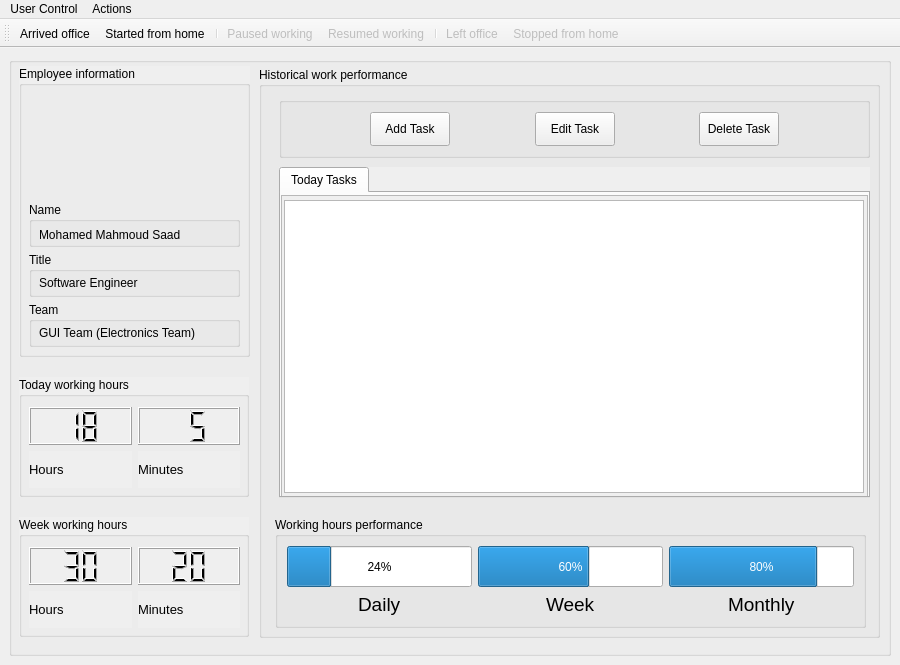
<?xml version="1.0" encoding="UTF-8"?>
<ui version="4.0">
 <class>MainWindow</class>
 <widget class="QMainWindow" name="MainWindow">
  <property name="geometry">
   <rect>
    <x>0</x>
    <y>0</y>
    <width>900</width>
    <height>665</height>
   </rect>
  </property>
  <property name="windowTitle">
   <string>MainWindow</string>
  </property>
  <widget class="QWidget" name="centralwidget">
   <layout class="QHBoxLayout" name="horizontalLayout_2">
    <item>
     <widget class="QGroupBox" name="groupBox">
      <property name="enabled">
       <bool>true</bool>
      </property>
      <property name="accessibleName">
       <string>mainGroupBox</string>
      </property>
      <property name="autoFillBackground">
       <bool>true</bool>
      </property>
      <property name="title">
       <string/>
      </property>
      <widget class="QGroupBox" name="TodayHoursBox">
       <property name="geometry">
        <rect>
         <x>10</x>
         <y>320</y>
         <width>230</width>
         <height>120</height>
        </rect>
       </property>
       <property name="autoFillBackground">
        <bool>true</bool>
       </property>
       <property name="title">
        <string>Today working hours</string>
       </property>
       <widget class="QWidget" name="layoutWidget">
        <property name="geometry">
         <rect>
          <x>10</x>
          <y>30</y>
          <width>211</width>
          <height>81</height>
         </rect>
        </property>
        <layout class="QVBoxLayout" name="verticalLayout">
         <item>
          <layout class="QHBoxLayout" name="horizontalLayout">
           <item>
            <widget class="QLCDNumber" name="todayHoursLabel">
             <property name="font">
              <font>
               <pointsize>8</pointsize>
              </font>
             </property>
             <property name="autoFillBackground">
              <bool>true</bool>
             </property>
             <property name="smallDecimalPoint">
              <bool>false</bool>
             </property>
             <property name="digitCount">
              <number>2</number>
             </property>
             <property name="value" stdset="0">
              <double>18.000000000000000</double>
             </property>
             <property name="intValue" stdset="0">
              <number>18</number>
             </property>
            </widget>
           </item>
           <item>
            <widget class="QLCDNumber" name="todayMinutesLabel">
             <property name="font">
              <font>
               <pointsize>8</pointsize>
              </font>
             </property>
             <property name="autoFillBackground">
              <bool>true</bool>
             </property>
             <property name="smallDecimalPoint">
              <bool>false</bool>
             </property>
             <property name="digitCount">
              <number>2</number>
             </property>
             <property name="value" stdset="0">
              <double>5.000000000000000</double>
             </property>
             <property name="intValue" stdset="0">
              <number>5</number>
             </property>
            </widget>
           </item>
          </layout>
         </item>
         <item>
          <layout class="QHBoxLayout" name="horizontalLayout_3">
           <item>
            <widget class="QLabel" name="HoursLabel">
             <property name="font">
              <font>
               <pointsize>10</pointsize>
              </font>
             </property>
             <property name="accessibleName">
              <string>HoursLabel</string>
             </property>
             <property name="autoFillBackground">
              <bool>true</bool>
             </property>
             <property name="text">
              <string>Hours</string>
             </property>
            </widget>
           </item>
           <item>
            <widget class="QLabel" name="MinutesLabel">
             <property name="font">
              <font>
               <pointsize>10</pointsize>
               <weight>50</weight>
               <bold>false</bold>
              </font>
             </property>
             <property name="accessibleName">
              <string>MinutesLabel</string>
             </property>
             <property name="autoFillBackground">
              <bool>true</bool>
             </property>
             <property name="text">
              <string>Minutes</string>
             </property>
            </widget>
           </item>
          </layout>
         </item>
        </layout>
       </widget>
      </widget>
      <widget class="QGroupBox" name="WeekHoursBox">
       <property name="geometry">
        <rect>
         <x>10</x>
         <y>460</y>
         <width>230</width>
         <height>120</height>
        </rect>
       </property>
       <property name="autoFillBackground">
        <bool>true</bool>
       </property>
       <property name="title">
        <string>Week working hours</string>
       </property>
       <widget class="QWidget" name="layoutWidget">
        <property name="geometry">
         <rect>
          <x>10</x>
          <y>30</y>
          <width>211</width>
          <height>81</height>
         </rect>
        </property>
        <layout class="QVBoxLayout" name="verticalLayout_2">
         <item>
          <layout class="QHBoxLayout" name="horizontalLayout_4">
           <item>
            <widget class="QLCDNumber" name="weekHoursLabel">
             <property name="font">
              <font>
               <pointsize>8</pointsize>
              </font>
             </property>
             <property name="autoFillBackground">
              <bool>true</bool>
             </property>
             <property name="smallDecimalPoint">
              <bool>false</bool>
             </property>
             <property name="digitCount">
              <number>2</number>
             </property>
             <property name="value" stdset="0">
              <double>30.000000000000000</double>
             </property>
             <property name="intValue" stdset="0">
              <number>30</number>
             </property>
            </widget>
           </item>
           <item>
            <widget class="QLCDNumber" name="weekMinutesLabel">
             <property name="font">
              <font>
               <pointsize>8</pointsize>
              </font>
             </property>
             <property name="autoFillBackground">
              <bool>true</bool>
             </property>
             <property name="smallDecimalPoint">
              <bool>false</bool>
             </property>
             <property name="digitCount">
              <number>2</number>
             </property>
             <property name="value" stdset="0">
              <double>20.000000000000000</double>
             </property>
             <property name="intValue" stdset="0">
              <number>20</number>
             </property>
            </widget>
           </item>
          </layout>
         </item>
         <item>
          <layout class="QHBoxLayout" name="horizontalLayout_5">
           <item>
            <widget class="QLabel" name="HoursLabel_2">
             <property name="font">
              <font>
               <pointsize>10</pointsize>
              </font>
             </property>
             <property name="accessibleName">
              <string>HoursLabel</string>
             </property>
             <property name="autoFillBackground">
              <bool>true</bool>
             </property>
             <property name="text">
              <string>Hours</string>
             </property>
            </widget>
           </item>
           <item>
            <widget class="QLabel" name="MinutesLabel_2">
             <property name="font">
              <font>
               <pointsize>10</pointsize>
               <weight>50</weight>
               <bold>false</bold>
              </font>
             </property>
             <property name="accessibleName">
              <string>MinutesLabel</string>
             </property>
             <property name="autoFillBackground">
              <bool>true</bool>
             </property>
             <property name="text">
              <string>Minutes</string>
             </property>
            </widget>
           </item>
          </layout>
         </item>
        </layout>
       </widget>
      </widget>
      <widget class="QGroupBox" name="groupBox_4">
       <property name="geometry">
        <rect>
         <x>250</x>
         <y>10</y>
         <width>621</width>
         <height>571</height>
        </rect>
       </property>
       <property name="title">
        <string>Historical work performance</string>
       </property>
       <widget class="QTabWidget" name="TasksWidget">
        <property name="geometry">
         <rect>
          <x>20</x>
          <y>100</y>
          <width>591</width>
          <height>331</height>
         </rect>
        </property>
        <property name="autoFillBackground">
         <bool>true</bool>
        </property>
        <property name="currentIndex">
         <number>0</number>
        </property>
        <widget class="QWidget" name="TodayTasksTab">
         <attribute name="title">
          <string>Today Tasks</string>
         </attribute>
         <widget class="QScrollArea" name="scrollArea">
          <property name="geometry">
           <rect>
            <x>0</x>
            <y>2</y>
            <width>587</width>
            <height>361</height>
           </rect>
          </property>
          <property name="widgetResizable">
           <bool>true</bool>
          </property>
          <widget class="QWidget" name="scrollAreaWidgetContents">
           <property name="geometry">
            <rect>
             <x>0</x>
             <y>0</y>
             <width>585</width>
             <height>359</height>
            </rect>
           </property>
           <widget class="QTableView" name="tableView">
            <property name="geometry">
             <rect>
              <x>2</x>
              <y>4</y>
              <width>580</width>
              <height>293</height>
             </rect>
            </property>
           </widget>
          </widget>
         </widget>
        </widget>
       </widget>
       <widget class="QGroupBox" name="groupBox_6">
        <property name="geometry">
         <rect>
          <x>16</x>
          <y>450</y>
          <width>591</width>
          <height>111</height>
         </rect>
        </property>
        <property name="title">
         <string>Working hours performance</string>
        </property>
        <layout class="QHBoxLayout" name="horizontalLayout_10">
         <item>
          <layout class="QHBoxLayout" name="horizontalLayout_9">
           <item>
            <layout class="QVBoxLayout" name="verticalLayout_3">
             <item>
              <widget class="QProgressBar" name="progressBar">
               <property name="sizePolicy">
                <sizepolicy hsizetype="Expanding" vsizetype="Expanding">
                 <horstretch>0</horstretch>
                 <verstretch>0</verstretch>
                </sizepolicy>
               </property>
               <property name="value">
                <number>24</number>
               </property>
               <property name="orientation">
                <enum>Qt::Horizontal</enum>
               </property>
              </widget>
             </item>
             <item>
              <layout class="QHBoxLayout" name="horizontalLayout_6">
               <item>
                <spacer name="horizontalSpacer">
                 <property name="orientation">
                  <enum>Qt::Horizontal</enum>
                 </property>
                 <property name="sizeHint" stdset="0">
                  <size>
                   <width>40</width>
                   <height>20</height>
                  </size>
                 </property>
                </spacer>
               </item>
               <item>
                <widget class="QLabel" name="label">
                 <property name="font">
                  <font>
                   <pointsize>14</pointsize>
                  </font>
                 </property>
                 <property name="text">
                  <string>Daily</string>
                 </property>
                </widget>
               </item>
               <item>
                <spacer name="horizontalSpacer_2">
                 <property name="orientation">
                  <enum>Qt::Horizontal</enum>
                 </property>
                 <property name="sizeHint" stdset="0">
                  <size>
                   <width>40</width>
                   <height>20</height>
                  </size>
                 </property>
                </spacer>
               </item>
              </layout>
             </item>
            </layout>
           </item>
           <item>
            <layout class="QVBoxLayout" name="verticalLayout_4">
             <item>
              <widget class="QProgressBar" name="progressBar_2">
               <property name="sizePolicy">
                <sizepolicy hsizetype="Expanding" vsizetype="Expanding">
                 <horstretch>0</horstretch>
                 <verstretch>0</verstretch>
                </sizepolicy>
               </property>
               <property name="value">
                <number>60</number>
               </property>
               <property name="orientation">
                <enum>Qt::Horizontal</enum>
               </property>
              </widget>
             </item>
             <item>
              <layout class="QHBoxLayout" name="horizontalLayout_7">
               <item>
                <spacer name="horizontalSpacer_3">
                 <property name="orientation">
                  <enum>Qt::Horizontal</enum>
                 </property>
                 <property name="sizeHint" stdset="0">
                  <size>
                   <width>40</width>
                   <height>20</height>
                  </size>
                 </property>
                </spacer>
               </item>
               <item>
                <widget class="QLabel" name="label_2">
                 <property name="font">
                  <font>
                   <pointsize>14</pointsize>
                  </font>
                 </property>
                 <property name="text">
                  <string>Week</string>
                 </property>
                </widget>
               </item>
               <item>
                <spacer name="horizontalSpacer_4">
                 <property name="orientation">
                  <enum>Qt::Horizontal</enum>
                 </property>
                 <property name="sizeHint" stdset="0">
                  <size>
                   <width>40</width>
                   <height>20</height>
                  </size>
                 </property>
                </spacer>
               </item>
              </layout>
             </item>
            </layout>
           </item>
           <item>
            <layout class="QVBoxLayout" name="verticalLayout_5">
             <item>
              <widget class="QProgressBar" name="progressBar_3">
               <property name="sizePolicy">
                <sizepolicy hsizetype="Expanding" vsizetype="Expanding">
                 <horstretch>0</horstretch>
                 <verstretch>0</verstretch>
                </sizepolicy>
               </property>
               <property name="value">
                <number>80</number>
               </property>
               <property name="orientation">
                <enum>Qt::Horizontal</enum>
               </property>
              </widget>
             </item>
             <item>
              <layout class="QHBoxLayout" name="horizontalLayout_8">
               <item>
                <spacer name="horizontalSpacer_5">
                 <property name="orientation">
                  <enum>Qt::Horizontal</enum>
                 </property>
                 <property name="sizeHint" stdset="0">
                  <size>
                   <width>40</width>
                   <height>20</height>
                  </size>
                 </property>
                </spacer>
               </item>
               <item>
                <widget class="QLabel" name="label_3">
                 <property name="font">
                  <font>
                   <pointsize>14</pointsize>
                  </font>
                 </property>
                 <property name="text">
                  <string>Monthly</string>
                 </property>
                </widget>
               </item>
               <item>
                <spacer name="horizontalSpacer_6">
                 <property name="orientation">
                  <enum>Qt::Horizontal</enum>
                 </property>
                 <property name="sizeHint" stdset="0">
                  <size>
                   <width>40</width>
                   <height>20</height>
                  </size>
                 </property>
                </spacer>
               </item>
              </layout>
             </item>
            </layout>
           </item>
          </layout>
         </item>
        </layout>
       </widget>
       <widget class="QGroupBox" name="groupBox_7">
        <property name="geometry">
         <rect>
          <x>20</x>
          <y>30</y>
          <width>591</width>
          <height>61</height>
         </rect>
        </property>
        <property name="sizePolicy">
         <sizepolicy hsizetype="Expanding" vsizetype="Expanding">
          <horstretch>0</horstretch>
          <verstretch>0</verstretch>
         </sizepolicy>
        </property>
        <property name="title">
         <string/>
        </property>
        <layout class="QHBoxLayout" name="horizontalLayout_12">
         <item>
          <layout class="QHBoxLayout" name="horizontalLayout_11">
           <item>
            <spacer name="horizontalSpacer_7">
             <property name="orientation">
              <enum>Qt::Horizontal</enum>
             </property>
             <property name="sizeHint" stdset="0">
              <size>
               <width>28</width>
               <height>20</height>
              </size>
             </property>
            </spacer>
           </item>
           <item>
            <widget class="QPushButton" name="addTaskButton">
             <property name="sizePolicy">
              <sizepolicy hsizetype="Minimum" vsizetype="Expanding">
               <horstretch>0</horstretch>
               <verstretch>0</verstretch>
              </sizepolicy>
             </property>
             <property name="text">
              <string>Add Task</string>
             </property>
            </widget>
           </item>
           <item>
            <spacer name="horizontalSpacer_8">
             <property name="orientation">
              <enum>Qt::Horizontal</enum>
             </property>
             <property name="sizeHint" stdset="0">
              <size>
               <width>28</width>
               <height>20</height>
              </size>
             </property>
            </spacer>
           </item>
           <item>
            <widget class="QPushButton" name="editTaskButton">
             <property name="sizePolicy">
              <sizepolicy hsizetype="Minimum" vsizetype="Expanding">
               <horstretch>0</horstretch>
               <verstretch>0</verstretch>
              </sizepolicy>
             </property>
             <property name="text">
              <string>Edit Task</string>
             </property>
            </widget>
           </item>
           <item>
            <spacer name="horizontalSpacer_9">
             <property name="orientation">
              <enum>Qt::Horizontal</enum>
             </property>
             <property name="sizeHint" stdset="0">
              <size>
               <width>40</width>
               <height>20</height>
              </size>
             </property>
            </spacer>
           </item>
           <item>
            <widget class="QPushButton" name="deleteTaskButton">
             <property name="sizePolicy">
              <sizepolicy hsizetype="Minimum" vsizetype="Expanding">
               <horstretch>0</horstretch>
               <verstretch>0</verstretch>
              </sizepolicy>
             </property>
             <property name="text">
              <string>Delete Task</string>
             </property>
            </widget>
           </item>
           <item>
            <spacer name="horizontalSpacer_10">
             <property name="orientation">
              <enum>Qt::Horizontal</enum>
             </property>
             <property name="sizeHint" stdset="0">
              <size>
               <width>40</width>
               <height>20</height>
              </size>
             </property>
            </spacer>
           </item>
          </layout>
         </item>
        </layout>
       </widget>
      </widget>
      <widget class="QGroupBox" name="EmployeeInfoBox">
       <property name="geometry">
        <rect>
         <x>10</x>
         <y>9</y>
         <width>231</width>
         <height>291</height>
        </rect>
       </property>
       <property name="autoFillBackground">
        <bool>true</bool>
       </property>
       <property name="title">
        <string>Employee information</string>
       </property>
       <widget class="QLabel" name="companyLogo">
        <property name="geometry">
         <rect>
          <x>9</x>
          <y>30</y>
          <width>211</width>
          <height>91</height>
         </rect>
        </property>
        <property name="text">
         <string/>
        </property>
       </widget>
       <widget class="QGroupBox" name="groupBox_2">
        <property name="geometry">
         <rect>
          <x>10</x>
          <y>136</y>
          <width>211</width>
          <height>45</height>
         </rect>
        </property>
        <property name="title">
         <string>Name</string>
        </property>
        <widget class="QLabel" name="nameLabel">
         <property name="geometry">
          <rect>
           <x>10</x>
           <y>22</y>
           <width>191</width>
           <height>21</height>
          </rect>
         </property>
         <property name="text">
          <string>Mohamed Mahmoud Saad</string>
         </property>
        </widget>
       </widget>
       <widget class="QGroupBox" name="groupBox_3">
        <property name="geometry">
         <rect>
          <x>10</x>
          <y>186</y>
          <width>211</width>
          <height>45</height>
         </rect>
        </property>
        <property name="title">
         <string>Title</string>
        </property>
        <widget class="QLabel" name="titleLabel">
         <property name="geometry">
          <rect>
           <x>10</x>
           <y>20</y>
           <width>191</width>
           <height>21</height>
          </rect>
         </property>
         <property name="text">
          <string>Software Engineer</string>
         </property>
        </widget>
       </widget>
       <widget class="QGroupBox" name="groupBox_5">
        <property name="geometry">
         <rect>
          <x>10</x>
          <y>236</y>
          <width>211</width>
          <height>45</height>
         </rect>
        </property>
        <property name="title">
         <string>Team</string>
        </property>
        <widget class="QLabel" name="teamLabel">
         <property name="geometry">
          <rect>
           <x>10</x>
           <y>20</y>
           <width>191</width>
           <height>21</height>
          </rect>
         </property>
         <property name="text">
          <string>GUI Team (Electronics Team)</string>
         </property>
        </widget>
       </widget>
      </widget>
     </widget>
    </item>
   </layout>
  </widget>
  <widget class="QMenuBar" name="menubar">
   <property name="geometry">
    <rect>
     <x>0</x>
     <y>0</y>
     <width>900</width>
     <height>20</height>
    </rect>
   </property>
   <widget class="QMenu" name="menuUser_Control">
    <property name="title">
     <string>User Control</string>
    </property>
    <addaction name="actionChange_display_name"/>
    <addaction name="actionChange_password"/>
    <addaction name="actionLogout"/>
   </widget>
   <widget class="QMenu" name="menuActions">
    <property name="title">
     <string>Actions</string>
    </property>
    <addaction name="actionArrived_office"/>
    <addaction name="actionStart_from_home"/>
    <addaction name="separator"/>
    <addaction name="actionPause_working"/>
    <addaction name="actionResumed_working"/>
    <addaction name="separator"/>
    <addaction name="actionLeft_office"/>
    <addaction name="actionStopped_from_home"/>
   </widget>
   <addaction name="menuUser_Control"/>
   <addaction name="menuActions"/>
  </widget>
  <widget class="QToolBar" name="toolBar">
   <property name="enabled">
    <bool>true</bool>
   </property>
   <property name="windowTitle">
    <string>toolBar</string>
   </property>
   <attribute name="toolBarArea">
    <enum>TopToolBarArea</enum>
   </attribute>
   <attribute name="toolBarBreak">
    <bool>false</bool>
   </attribute>
   <addaction name="actionArrived_office"/>
   <addaction name="actionStart_from_home"/>
   <addaction name="separator"/>
   <addaction name="actionPause_working"/>
   <addaction name="actionResumed_working"/>
   <addaction name="separator"/>
   <addaction name="actionLeft_office"/>
   <addaction name="actionStopped_from_home"/>
  </widget>
  <action name="actionChange_password">
   <property name="icon">
    <iconset resource="resources.qrc">
     <normaloff>:/resources/icons/secure.png</normaloff>:/resources/icons/secure.png</iconset>
   </property>
   <property name="text">
    <string>Change password</string>
   </property>
  </action>
  <action name="actionLogout">
   <property name="icon">
    <iconset resource="resources.qrc">
     <normaloff>:/resources/icons/power.png</normaloff>:/resources/icons/power.png</iconset>
   </property>
   <property name="text">
    <string>Logout</string>
   </property>
  </action>
  <action name="actionArrived_office">
   <property name="icon">
    <iconset resource="resources.qrc">
     <normaloff>:/resources/icons/office.png</normaloff>:/resources/icons/office.png</iconset>
   </property>
   <property name="text">
    <string>Arrived office</string>
   </property>
  </action>
  <action name="actionStart_from_home">
   <property name="icon">
    <iconset resource="resources.qrc">
     <normaloff>:/resources/icons/play.png</normaloff>:/resources/icons/play.png</iconset>
   </property>
   <property name="text">
    <string>Started from home</string>
   </property>
  </action>
  <action name="actionPause_working">
   <property name="enabled">
    <bool>false</bool>
   </property>
   <property name="icon">
    <iconset resource="resources.qrc">
     <normaloff>:/resources/icons/pause.png</normaloff>:/resources/icons/pause.png</iconset>
   </property>
   <property name="text">
    <string>Paused working</string>
   </property>
  </action>
  <action name="actionResumed_working">
   <property name="enabled">
    <bool>false</bool>
   </property>
   <property name="icon">
    <iconset resource="resources.qrc">
     <normaloff>:/resources/icons/playpause.png</normaloff>:/resources/icons/playpause.png</iconset>
   </property>
   <property name="text">
    <string>Resumed working</string>
   </property>
  </action>
  <action name="actionLeft_office">
   <property name="enabled">
    <bool>false</bool>
   </property>
   <property name="icon">
    <iconset resource="resources.qrc">
     <normaloff>:/resources/icons/left.png</normaloff>:/resources/icons/left.png</iconset>
   </property>
   <property name="text">
    <string>Left office</string>
   </property>
  </action>
  <action name="actionStopped_from_home">
   <property name="enabled">
    <bool>false</bool>
   </property>
   <property name="icon">
    <iconset resource="resources.qrc">
     <normaloff>:/resources/icons/stop.png</normaloff>:/resources/icons/stop.png</iconset>
   </property>
   <property name="text">
    <string>Stopped from home</string>
   </property>
  </action>
  <action name="actionChange_display_name">
   <property name="icon">
    <iconset resource="resources.qrc">
     <normaloff>:/resources/icons/id-card.png</normaloff>:/resources/icons/id-card.png</iconset>
   </property>
   <property name="text">
    <string>Change display name</string>
   </property>
  </action>
 </widget>
 <resources>
  <include location="resources.qrc"/>
 </resources>
 <connections/>
</ui>
